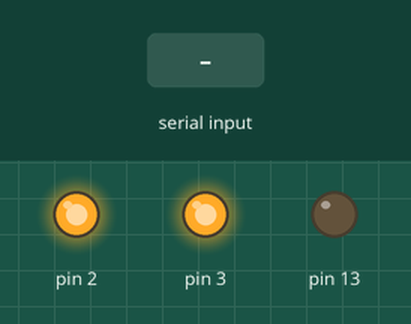
This sketch was run on a simulated Arduino Uno, built with avr-gcc and run on an emulated ATmega328P. Shown: output pins drawn as LEDs (lit = HIGH). The inputs (shaded band) are chosen by the test bench.

Above: at 1.2 s.
1.3 s: "A" received over Serial
At 1.8 s:
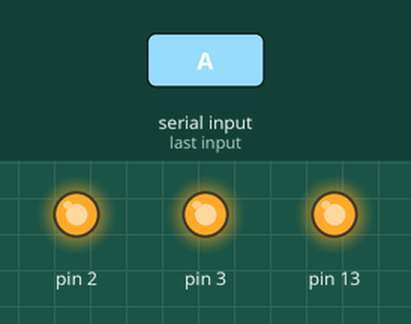
Timing chart, 0 to 4.3 s (numbered marks = the images above; inputs shaded):
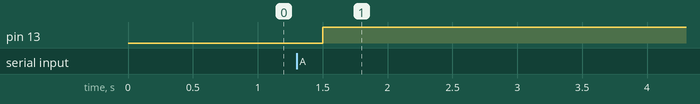

The sketch:

rf_rx_test.ino
```cpp
//Receive A turn on LED

int in;

void setup(){
  for(int i = 0; i<14; i++){
    pinMode(i, INPUT);
  }
  pinMode(2, OUTPUT);
  pinMode(3, OUTPUT);
  pinMode(13, OUTPUT);

  //Enable high
  digitalWrite(2, HIGH);
  //Set disabled
  digitalWrite(3, HIGH);

  //Serial baud - 9600
  Serial.begin(9600);
}

void loop(){

  in = Serial.read();

  if(in == 'A') {
    digitalWrite(13, HIGH);
  }

  delay(500);
}
```

Measured:
- after the input at 1.3 s, pin 13: LOW → HIGH after 0.20 s
